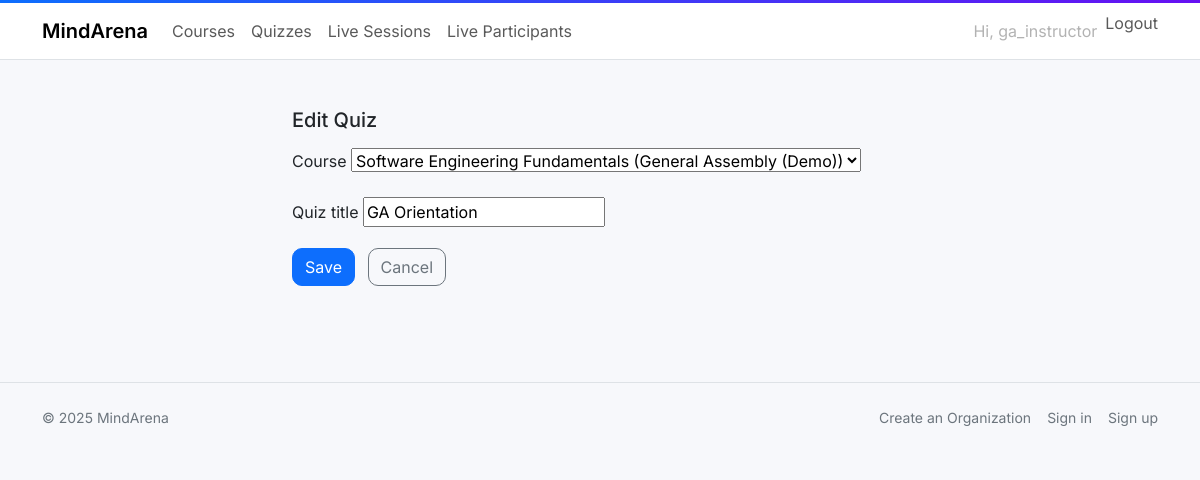
Page /quizzes/1/edit/ (signed in) on the committed database.
### main_app/models.py (models this page shows, shortened)
class Quiz(models.Model):
    course = models.ForeignKey(Course, on_delete=models.CASCADE, related_name="quizzes")
    quiz_title = models.CharField(max_length=255)
    content = models.JSONField(default=default_quiz_content, blank=True)
    created_at = models.DateTimeField(auto_now_add=True)
    class Meta:
        ordering = ["quiz_title"]
        indexes = [
            models.Index(fields=["course"]),
            models.Index(fields=["quiz_title"]),
        ]

### main_app/views.py (the view)
# urls.py: path("quizzes/<int:pk>/edit/", views.quiz_edit, name="quiz_edit"),
@login_required
def quiz_edit(request, pk: int):
    quiz = get_object_or_404(Quiz.objects.select_related("course", "course__organization", "course__teacher"), pk=pk)
    role, org = _actor_role_and_org(request.user)
    if role != ROLE_SUPERUSER and not allowed(request.user, UPDATE_ONE, QUIZ, org=quiz.course.organization):
        return render(request, "403.html", status=403)
    if role == ROLE_TEACHER and quiz.course.teacher_id != request.user.id:
        return render(request, "403.html", status=403)
    if request.method == "POST":
        form = QuizEditForm(request.POST, actor_role=role, actor_org=org, actor_user=request.user, instance=quiz)
        if form.is_valid():
            new_course = form.cleaned_data["course"]
            new_title = form.cleaned_data["quiz_title"]
            if role != ROLE_SUPERUSER and not allowed(request.user, UPDATE_ONE, QUIZ, org=new_course.organization):
                return render(request, "403.html", status=403)
            if role == ROLE_TEACHER and new_course.teacher_id != request.user.id:
                return render(request, "403.html", status=403)
            quiz.course = new_course
            quiz.quiz_title = new_title
            quiz.save(update_fields=["course", "quiz_title"])
            messages.success(request, "Quiz updated.")
            return redirect("quiz_detail", pk=quiz.pk)
    else:
        form = QuizEditForm(actor_role=role, actor_org=org, actor_user=request.user, instance=quiz)
    return render(request, "main_app/quiz_form_edit.html", {"form": form, "quiz": quiz})

### main_app/forms.py
class QuizEditForm(QuizCreateForm):
    def __init__(self, *args, actor_role=None, actor_org=None, actor_user=None, instance=None, **kwargs):
        super().__init__(*args, actor_role=actor_role, actor_org=actor_org, actor_user=actor_user, **kwargs)
        if instance:
            self.initial["course"] = instance.course_id
            self.initial["quiz_title"] = instance.quiz_title
        self.instance = instance

### main_app/models.py (called while the page is built)
    def __str__(self):
        return f"{self.course_name} ({self.organization.name})"

### main_app/permissions.py (called while the page is built)
def allowed(user, action: str, model: str, org=None) -> bool:
    if not getattr(user, "is_authenticated", False):
        return False
    if getattr(user, "is_superuser", False):
        return True
    if org is None:
        return False
    try:
        role = (
            OrgMembership.objects.only("role")
            .get(user=user, organization=org)
            .role.lower()
        )
    except OrgMembership.DoesNotExist:
        return False
    return action in ROLE_ACTIONS.get(role, {}).get(model, set())

### main_app/templatetags/permissions_tags.py (called while the page is built)
def _actor_org(user):
    if not getattr(user, "is_authenticated", False):
        return None
    m = (
        OrgMembership.objects.select_related("organization")
        .only("organization")
        .filter(user=user)
        .first()
    )
    return m.organization if m else None

@register.filter
def can_read_all_orgs(user):
    if not getattr(user, "is_authenticated", False):
        return False
    if getattr(user, "is_superuser", False):
        return True
    org = _actor_org(user)
    return allowed(user, READ_ALL, ORG, org=org) if org else False

@register.filter
def can_view_courses(user):
    if not getattr(user, "is_authenticated", False):
        return False
    if getattr(user, "is_superuser", False):
        return True
    org = _actor_org(user)
    return allowed(user, READ_ALL, COURSE, org=org) if org else False

@register.filter
def can_view_quizzes(user):
    if not getattr(user, "is_authenticated", False):
        return False
    if getattr(user, "is_superuser", False):
        return True
    org = _actor_org(user)
    return allowed(user, READ_ALL, QUIZ, org=org) if org else False

@register.filter
def can_view_livesessions(user):
    if not getattr(user, "is_authenticated", False):
        return False
    if getattr(user, "is_superuser", False):
        return True
    org = _actor_org(user)
    return allowed(user, READ_ALL, LIVE_SESSION, org=org) if org else False

### main_app/templates/main_app/quiz_form_edit.html (shortened to what this page needs)
{% extends "base.html" %}
{% block content %}
<div class="container py-4" style="max-width: 640px;">
  <h1 class="h5 mb-3">Edit Quiz</h1>
  <form method="post" novalidate>
    <div class="mb-3">
      <label class="form-label">Course</label>
      {{ form.course }}
    </div>
    <div class="mb-3">
      <label class="form-label">Quiz title</label>
      {{ form.quiz_title }}
    </div>
    <button class="btn btn-primary" type="submit">Save</button>
    <a href="{% url 'quiz_detail' quiz.id %}" class="btn btn-outline-secondary ms-2">Cancel</a>
  </form>
</div>
{% endblock %}

### main_app/templates/partials/_navbar.html (shortened to what this page needs)
{% load static %}
{% load permissions_tags %}
<nav class="navbar navbar-expand-lg navbar-light bg-white border-bottom">
  <div class="container">
    <a class="navbar-brand fw-semibold" href="/">MindArena</a>
    <div id="topnav" class="collapse navbar-collapse">
      <ul class="navbar-nav me-auto">
        {% if user.is_authenticated and user|can_view_courses %}
        <li class="nav-item">
          <a class="nav-link" href="{% url 'course_list' %}">Courses</a>
        </li>
        {% endif %}
        {% if user.is_authenticated and user|can_view_quizzes %}
        <li class="nav-item">
          <a class="nav-link" href="{% url 'quiz_list' %}">Quizzes</a>
        </li>
        {% endif %}
        {% if user.is_authenticated and user|can_view_livesessions %}
        <li class="nav-item">
          <a class="nav-link" href="{% url 'livesession_join' %}">Live Sessions</a>
        </li>
        {% endif %}
        {% if user.is_authenticated and user|can_view_liveparticipants %}
        <li class="nav-item">
          <a class="nav-link" href="{% url 'livesession_join' %}">Live Participants</a>
        </li>
        {% endif %}
      </ul>
      <ul class="navbar-nav">
        {% if user.is_authenticated %}
        <li class="nav-item"><span class="nav-link disabled">Hi, {{ user.username }}</span></li>
        <li class="nav-item">
          <form method="post" action="/logout/" style="display:inline;">
            <button type="submit" class="nav-link btn btn-link p-0">Logout</button>
          </form>
        </li>
        {% endif %}
      </ul>
    </div>
  </div>
</nav>

### main_app/templates/base.html (style rules this page uses)
:root { --ma-bg:#f7f8fb; --ma-card-shadow:0 6px 20px rgba(0,0,0,.06); --ma-radius:14px; }
html,body { height:100% }
body { font-family:Inter, system-ui, -apple-system, Segoe UI, Roboto, "Helvetica Neue", Arial, "Noto Sans", sans-serif;background:var(--ma-bg); }
.navbar { backdrop-filter:saturate(160%) blur(6px); }
.btn { border-radius:10px; }

### rows in the picture
Quiz: course "Software Engineering Fundamentals (General Assembly (Demo))", quiz_title "GA Orientation"

### other values in the picture
{{ user.username }} "ga_instructor"
